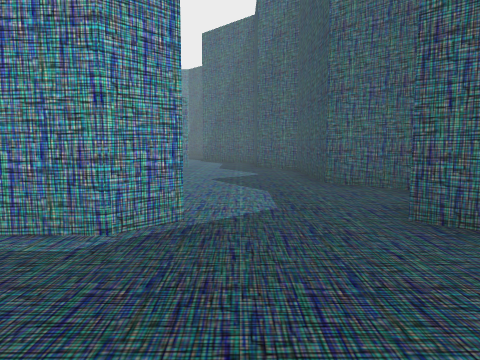
view 1 (above)

24 first-person views from a walk through a Unity game level. The camera is 0.68 m above the floor, tilts 6° down and sees 70° across. The floor is counted in squares, 1 m on a side. Each view is taken from the middle of a square. On the plan, view 1 faces up. The plan holds only what a view shows up to about 10 squares ahead; the rest is blank. The player is left out.

view 2
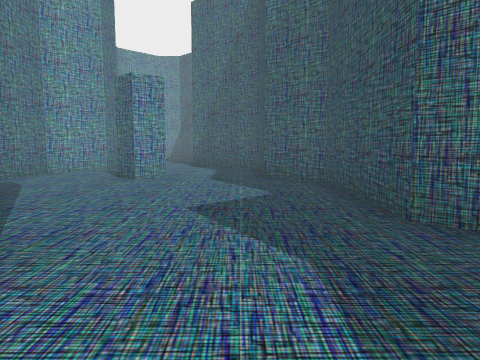

view 3
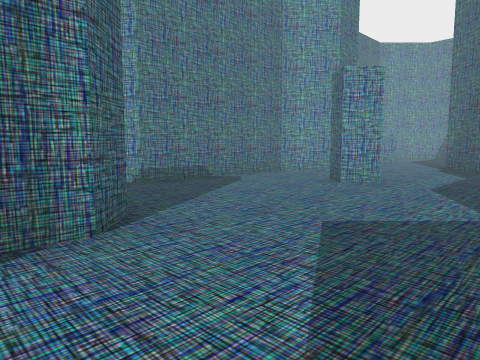

view 4
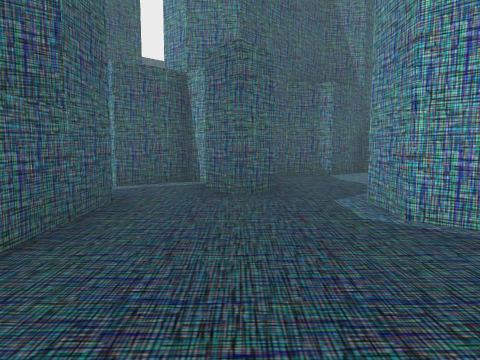

view 5
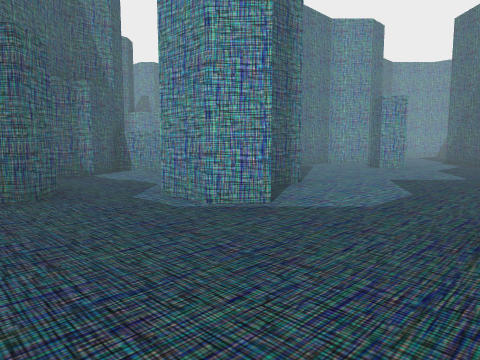

view 6
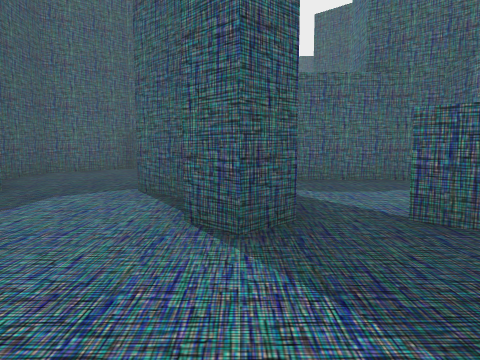

view 7
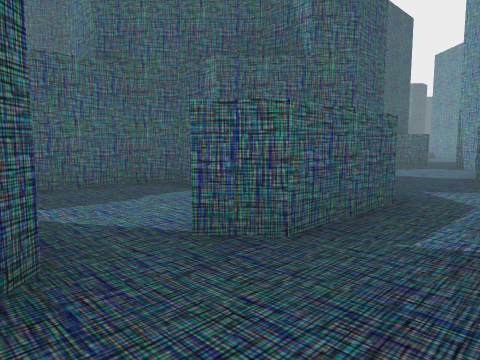

view 8
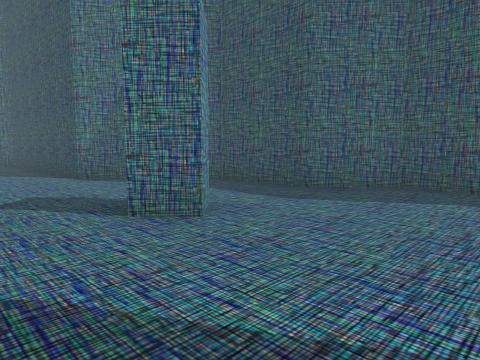

view 9
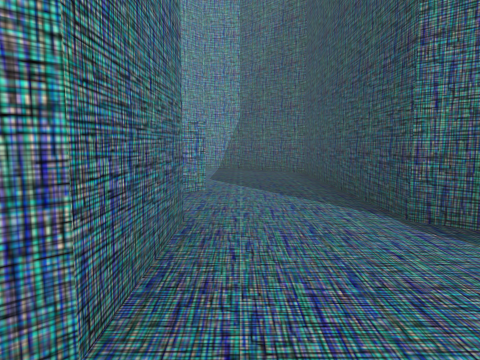

view 10
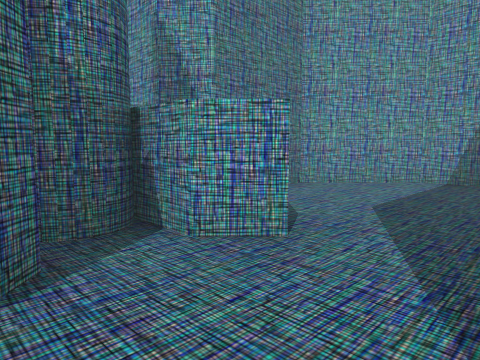

view 11
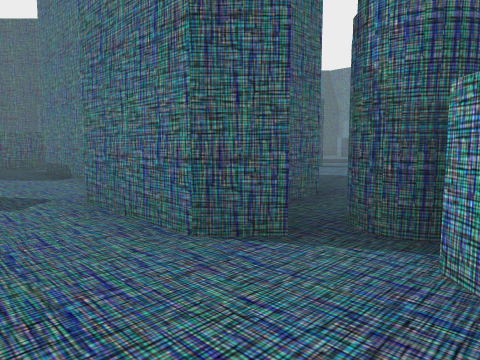

view 12
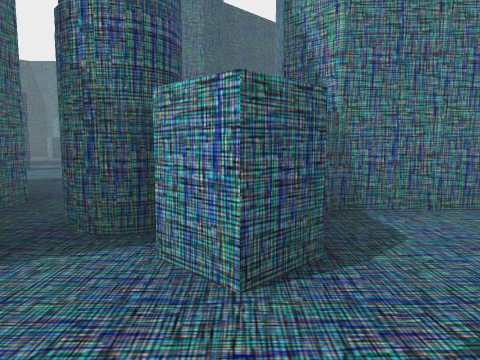

view 13
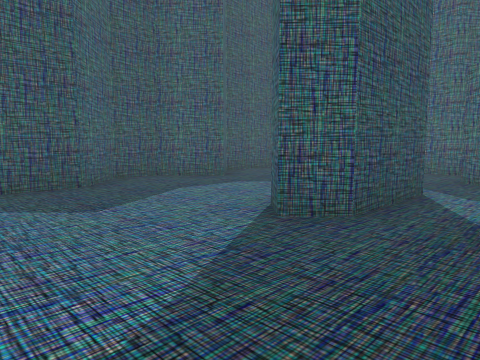

view 14
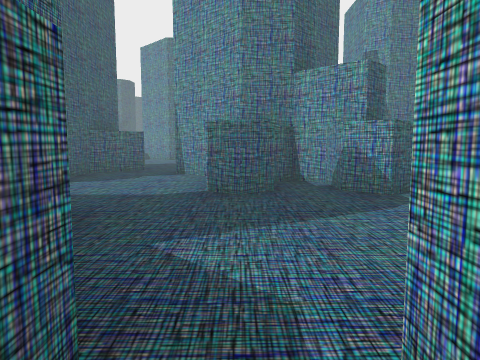

view 15
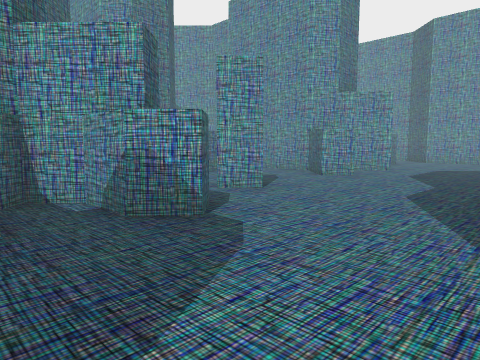

view 16
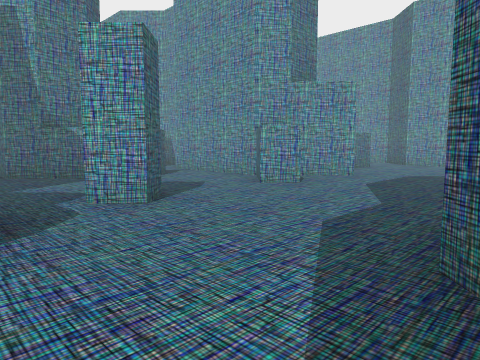

view 17
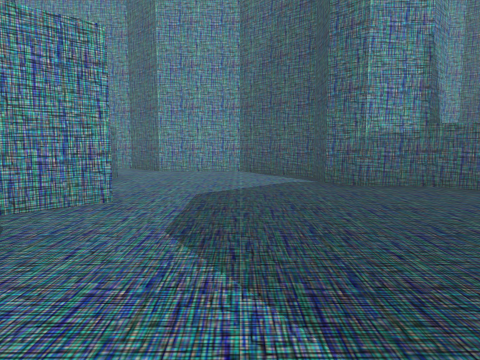

view 18
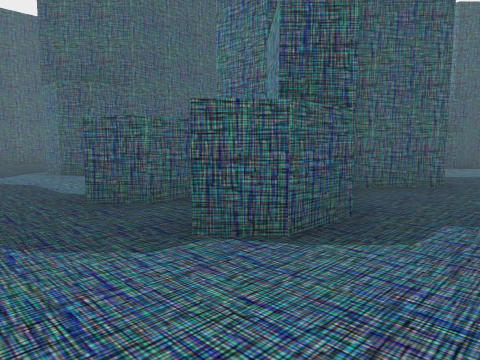

view 19
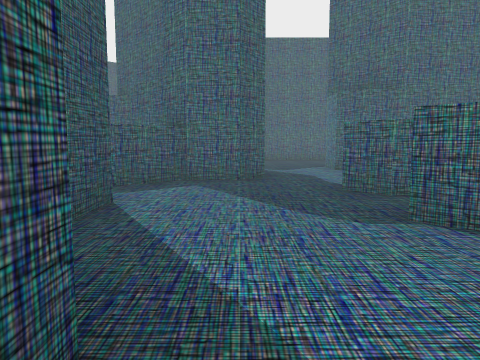

view 20
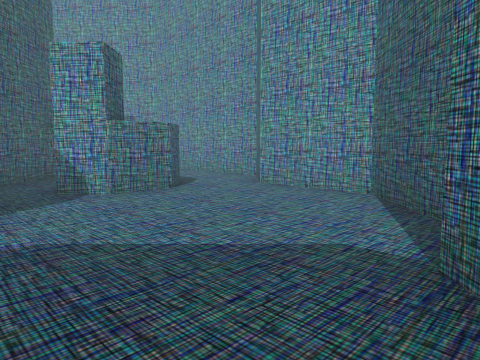

view 21
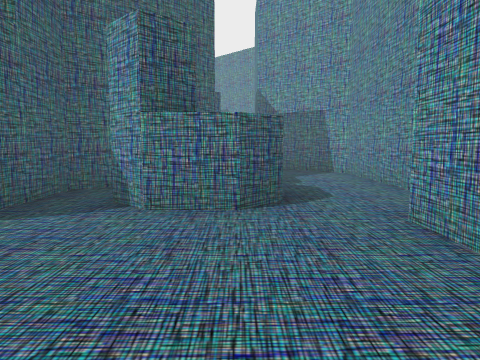

view 22
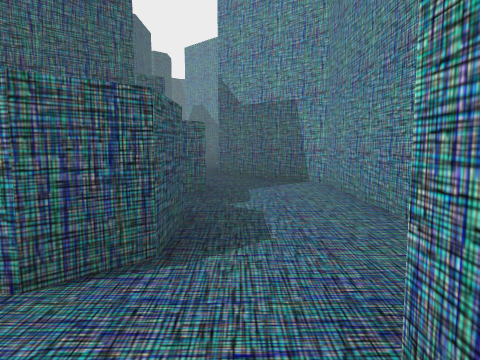

view 23
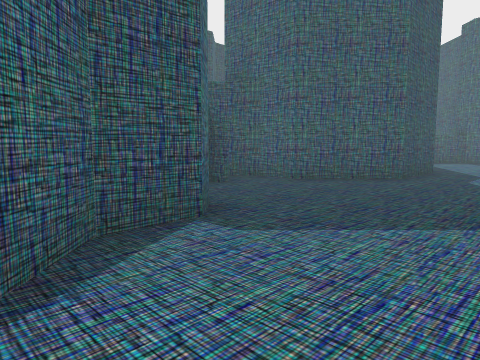

view 24
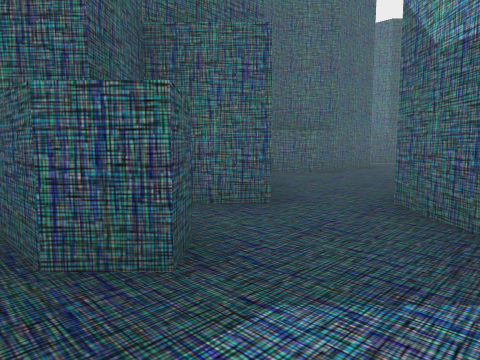

### Floor plan
Key: @ floor where view 1 was taken; # wall or solid block; . floor; ^ raised ledge.
Columns run from 24 left of view 1 to 3 right of it. Each row starts with its distance up from view 1.
 21        #######     ####
 20       ##.....#### ##..##
 19       #.........###....#
 18     .....#.##....##....#
 17  ......#.#..#....###...#
 16 ......   ##........##..#
 15 ###^.     ####.....#...#
 14          #####......#..##
 13          ....#....###...##
 12           #......####....#
 11          ##......###.....#
 10         ##...#...###..#..##
  9         .......... #......#
  8      .....#.###...##......#
  7     ##    ###.....##......#
  6            ####...........##
  5            #.....####.#....#
  4           ......##....#....#
  3           #..... ##...##..##
  2           ####..  #........#
  1              #..  ####.....#
  0              ..    ##...@..#
 -1              ..     #.###.##
 -2                         ###

Positions as (right, up) in squares from view 1, and headings:
1: (0, 0), facing up
2: (0, 3), facing up
3: (1, 4), facing up-left
4: (2, 1), facing left
5: (2, 0), facing up-left
6: (-2, 8), facing down
7: (-2, 7), facing down-left
8: (-4, 7), facing up-right
9: (-3, 11), facing up
10: (-2, 14), facing up-left
11: (-2, 16), facing down-left
12: (-2, 16), facing left
13: (-4, 8), facing down-right
14: (-5, 6), facing left
15: (-7, 6), facing up-left
16: (-7, 8), facing up-left
17: (-9, 11), facing up
18: (-8, 10), facing down-left
19: (-8, 11), facing down
20: (-7, 15), facing up-left
21: (-8, 18), facing left
22: (-10, 19), facing left
23: (-10, 19), facing down-right
24: (-14, 20), facing down-left
